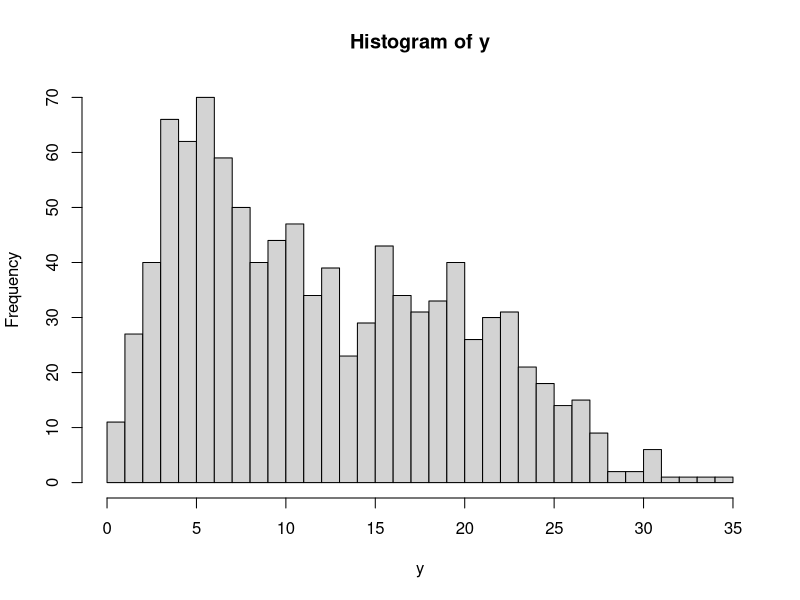

The R script that drew this image: (Note: this script raises an error after producing the figure.)
n = 1000
omega = c(1/3,1/4,1-1/3-1/4)
mu = c(5,10,20)



### 1 .  Simulate data

 
Z = sample(1:3,n,replace= TRUE,prob   = omega)
muZ = mu[Z]
y = rpois(n,mu[Z])

### 2. Hitogramm

hist(y,nclass=40)


### 3. Write the function to compute de log likelihood


LogLikPoissonMixture <- function(y,mu,omega){
  K <- length(mu)
  lik <-  rowSums(sapply(1:K, function(k){dpois(y,mu[k])*omega[k]}))
  return(sum(log(lik)))
}


### 4.  Write the EM algorithm
 
EM <- function(y,K,theta_init){
  
  LL = c()
  K  <- length(theta_init$mu)
  mu <- theta_init$mu
  omega <- theta_init$omega
  diff <-  1
  iter <- 0
  while (diff>10^(-6)){
    iter <- iter +1 
    #----------- E step
    tau <- sapply(1:K,function(k){dpois(y,mu[k])*omega[k]})
    norm <- rowSums(tau) %*%matrix(1,nrow=1,ncol=K)
    tau <- tau/norm
    
    #--------- M step 
    mu_new <- c(y %*% tau)/colSums(tau)
    omega_new <- colMeans(tau)
    # --- Step crit
    diff = sum((mu_new - mu)^2) 
    mu <- mu_new 
    omega <- omega_new
    #---- LL
    LLiter <- LogLikPoissonMixture(y,mu,omega)
    LL <- c(LL,LLiter )
    print(c(iter,LLiter ))
          
  }
  return(list(LL = LL,mu=mu,omega=omega))
}
 


### 5  Initialisation 
init = kmeans(y,seq(1:K))
theta_init <- list(mu = c(init$centers), omega=init$size/n)

### 6 run EM 

res_EM <-EM(y,K,theta_init)
plot(res_EM$LL,type='l')




### 7 For several K 

chooseK <- function(y,Kmax){
 
  LL_K <- rep(0,Kmax) 
  LL_K[1] =sum( dpois(y,mean(y),log = TRUE))
  res_EM = list()
  res_EM[[1]] = list(mu=mean(y),omega=1,LL = LL_K[1],tau = rep(1,n))
  for (K in 2:Kmax){
  print(K)
  init = kmeans(y,seq(1:K))
  theta_init <- list(mu = c(init$centers), omega=init$size/n)
  res_EM[[K]] <-EM(y,K,theta_init)
  LL_K[K] <- max(res_EM[[K]]$LL)
  }
  NbParam <- 2*(1:Kmax)-1
  AIC = LL_K - NbParam
  BIC = LL_K - log(n)/2*NbParam
  return(list(LL_K=LL_K,AIC = AIC,BIC = BIC))
}

resSelectK <- chooseK(y,Kmax) 

plot(1:Kmax,resSelectK$LL_K,type='l')
lines(1:Kmax,resSelectK$BIC,col='red'); abline(v = which.max(resSelectK$BIC),col='red',lty=2)
lines(1:Kmax,resSelectK$AIC,col='green');abline(v = which.max(resSelectK$AIC),col='green',lty=3)



########## 8 # change the Data

Z = sample(1:3,n,replace= TRUE,prob   = omega)
lambdaZ = rgamma(n,0.4*mu[Z],0.4)
yPG = rpois(n,lambdaZ)
hist(yPG)

Kmax = 10
resSelectK <- chooseK(yPG,Kmax) 

plot(1:Kmax,resSelectK$LL_K,type='l')
lines(1:Kmax,resSelectK$BIC,col='red'); abline(v = which.max(resSelectK$BIC),col='red',lty=2)
lines(1:Kmax,resSelectK$AIC,col='green');abline(v = which.max(resSelectK$AIC),col='green',lty=3)


